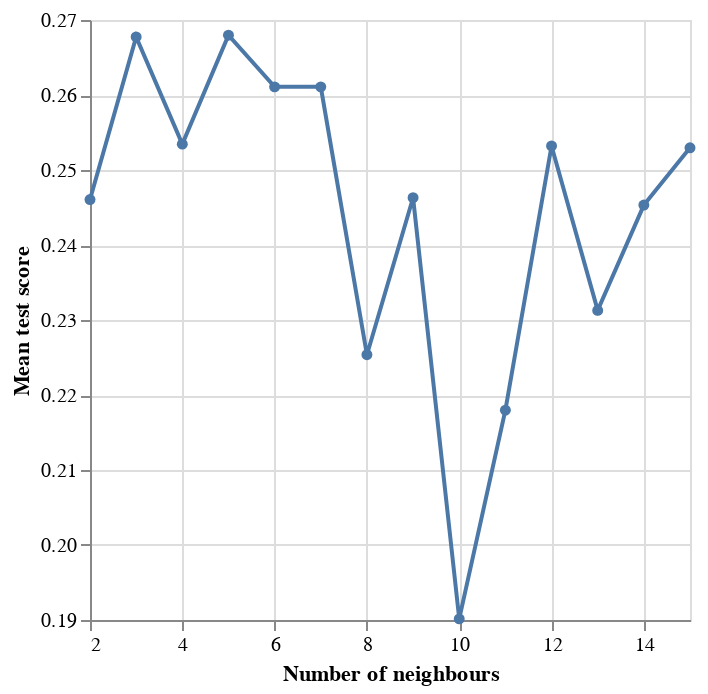

The notebook cell saved with this chart:
### Markdown cell above
This information can be represented graphically (as shown in Figure 4) to make the preferrable k value easier to inerpret.

### Code cell
cross_val_plot = alt.Chart(accuracies_grid).mark_line(point=True).encode(
    x=alt.X("param_n_neighbors").title("Number of neighbours").scale(zero=False),
    y=alt.Y("mean_test_score").title("Mean test score").scale(zero=False)
)

cross_val_plot

### Figure 1 — Vega specification as saved in the notebook (floating-point values rounded to 4 significant figures)
{"$schema": "https://vega.github.io/schema/vega/v5.json", "data": [{"name": "source_0", "values": [{"mean_test_score": 0.2461, "param_n_neighbors": 2}, {"mean_test_score": 0.2677, "param_n_neighbors": 3}, {"mean_test_score": 0.2534, "param_n_neighbors": 4}, {"mean_test_score": 0.268, "param_n_neighbors": 5}, {"mean_test_score": 0.2611, "param_n_neighbors": 6}, {"mean_test_score": 0.2611, "param_n_neighbors": 7}, {"mean_test_score": 0.2254, "param_n_neighbors": 8}, {"mean_test_score": 0.2463, "param_n_neighbors": 9}, {"mean_test_score": 0.1901, "param_n_neighbors": 10}, {"mean_test_score": 0.218, "param_n_neighbors": 11}, {"mean_test_score": 0.2532, "param_n_neighbors": 12}, {"mean_test_score": 0.2313, "param_n_neighbors": 13}, {"mean_test_score": 0.2453, "param_n_neighbors": 14}, {"mean_test_score": 0.253, "param_n_neighbors": 15}]}, {"name": "data_0", "values": [{"mean_test_score": 0.2461, "param_n_neighbors": 2}, {"mean_test_score": 0.2677, "param_n_neighbors": 3}, {"mean_test_score": 0.2534, "param_n_neighbors": 4}, {"mean_test_score": 0.268, "param_n_neighbors": 5}, {"mean_test_score": 0.2611, "param_n_neighbors": 6}, {"mean_test_score": 0.2611, "param_n_neighbors": 7}, {"mean_test_score": 0.2254, "param_n_neighbors": 8}, {"mean_test_score": 0.2463, "param_n_neighbors": 9}, {"mean_test_score": 0.1901, "param_n_neighbors": 10}, {"mean_test_score": 0.218, "param_n_neighbors": 11}, {"mean_test_score": 0.2532, "param_n_neighbors": 12}, {"mean_test_score": 0.2313, "param_n_neighbors": 13}, {"mean_test_score": 0.2453, "param_n_neighbors": 14}, {"mean_test_score": 0.253, "param_n_neighbors": 15}]}], "marks": [{"type": "line", "name": "layer_0_marks", "from": {"data": "source_0"}, "sort": {"field": "x"}, "encode": {"update": {"x": {"field": "param_n_neighbors", "scale": "x"}, "stroke": {"value": "#4c78a8"}, "defined": {"signal": "isValid(datum[\"param_n_neighbors\"]) && isFinite(+datum[\"param_n_neighbors\"]) && isValid(datum[\"mean_test_score\"]) && isFinite(+datum[\"mean_test_score\"])"}, "y": {"field": "mean_test_score", "scale": "y"}}}, "style": ["line"]}, {"type": "symbol", "name": "layer_1_marks", "from": {"data": "data_0"}, "encode": {"update": {"opacity": {"value": 1}, "y": {"field": "mean_test_score", "scale": "y"}, "fill": {"value": "#4c78a8"}, "x": {"field": "param_n_neighbors", "scale": "x"}}}, "style": ["point"]}], "scales": [{"name": "x", "type": "linear", "domain": {"fields": [{"data": "source_0", "field": "param_n_neighbors"}, {"data": "data_0", "field": "param_n_neighbors"}]}, "range": [0, {"signal": "width"}], "zero": false, "nice": true}, {"name": "y", "type": "linear", "domain": {"fields": [{"data": "source_0", "field": "mean_test_score"}, {"data": "data_0", "field": "mean_test_score"}]}, "range": [{"signal": "height"}, 0], "zero": false, "nice": true}], "axes": [{"scale": "x", "domain": false, "tickCount": {"signal": "ceil(width/40)"}, "labels": false, "maxExtent": 0, "ticks": false, "gridScale": "y", "minExtent": 0, "grid": true, "aria": false, "orient": "bottom", "zindex": 0}, {"scale": "y", "zindex": 0, "maxExtent": 0, "minExtent": 0, "aria": false, "gridScale": "x", "domain": false, "grid": true, "labels": false, "orient": "left", "ticks": false, "tickCount": {"signal": "ceil(height/40)"}}, {"scale": "x", "tickCount": {"signal": "ceil(width/40)"}, "zindex": 0, "orient": "bottom", "title": "Number of neighbours", "grid": false, "labelFlush": true, "labelOverlap": true}, {"scale": "y", "labelOverlap": true, "zindex": 0, "tickCount": {"signal": "ceil(height/40)"}, "title": "Mean test score", "grid": false, "orient": "left"}], "padding": 5, "height": 300, "style": "cell", "width": 300, "background": "white"}
